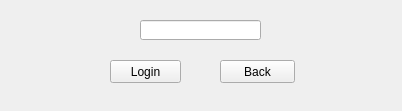
<?xml version="1.0" encoding="UTF-8"?>
<ui version="4.0">
 <class>adminLogin</class>
 <widget class="QWidget" name="adminLogin">
  <property name="geometry">
   <rect>
    <x>0</x>
    <y>0</y>
    <width>402</width>
    <height>111</height>
   </rect>
  </property>
  <property name="minimumSize">
   <size>
    <width>402</width>
    <height>111</height>
   </size>
  </property>
  <property name="maximumSize">
   <size>
    <width>402</width>
    <height>111</height>
   </size>
  </property>
  <property name="windowTitle">
   <string>Form</string>
  </property>
  <widget class="QPushButton" name="login">
   <property name="geometry">
    <rect>
     <x>110</x>
     <y>60</y>
     <width>71</width>
     <height>23</height>
    </rect>
   </property>
   <property name="text">
    <string>Login</string>
   </property>
  </widget>
  <widget class="QPushButton" name="pushButton_2">
   <property name="geometry">
    <rect>
     <x>220</x>
     <y>60</y>
     <width>75</width>
     <height>23</height>
    </rect>
   </property>
   <property name="text">
    <string>Back</string>
   </property>
  </widget>
  <widget class="QLineEdit" name="password">
   <property name="geometry">
    <rect>
     <x>140</x>
     <y>20</y>
     <width>121</width>
     <height>20</height>
    </rect>
   </property>
   <property name="minimumSize">
    <size>
     <width>121</width>
     <height>20</height>
    </size>
   </property>
   <property name="maximumSize">
    <size>
     <width>121</width>
     <height>20</height>
    </size>
   </property>
   <property name="echoMode">
    <enum>QLineEdit::Password</enum>
   </property>
  </widget>
 </widget>
 <resources/>
 <connections/>
</ui>
